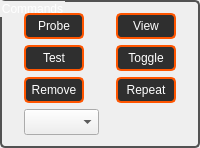
         <widget class="QGroupBox" name="groupBox_7">
          <property name="maximumSize">
           <size>
            <width>250</width>
            <height>200</height>
           </size>
          </property>
          <property name="styleSheet">
           <string notr="true">QGroupBox  {
	color: white;
	border-style: solid;	
	border-width:2px; 
	border-color:	rgb(82,82,82);
	border-radius:5px;
}
</string>
          </property>
          <property name="title">
           <string>Commands</string>
          </property>
          <layout class="QGridLayout" name="gridLayout_15">
           <item row="0" column="1">
            <widget class="QPushButton" name="p29">
             <property name="enabled">
              <bool>true</bool>
             </property>
             <property name="minimumSize">
              <size>
               <width>60</width>
               <height>26</height>
              </size>
             </property>
             <property name="maximumSize">
              <size>
               <width>60</width>
               <height>26</height>
              </size>
             </property>
             <property name="font">
              <font>
               <pointsize>9</pointsize>
              </font>
             </property>
             <property name="styleSheet">
              <string notr="true">QPushButton {
background-color:rgb(47, 47, 47);
color: rgb(255, 255, 255);
border-style: solid;
border-radius:5px;
border-width:2px; 
border-color:rgb(255, 85, 0);
}
QPushButton:hover {
border-width:3px; 
border-color:rgb(255, 115, 30);
}
QPushButton:pressed {
background-color:rgb(255, 115, 30);
border-color: rgb(255, 195, 110);
border-width: 4px;     
}
QPushButton:disabled{
background-color: rgb(255, 149, 62);
color: rgb(83, 83, 83);
border-color:rgb(83, 83, 83);
}

</string>
             </property>
             <property name="text">
              <string>View</string>
             </property>
            </widget>
           </item>
           <item row="1" column="1">
            <widget class="QPushButton" name="p30">
             <property name="enabled">
              <bool>true</bool>
             </property>
             <property name="minimumSize">
              <size>
               <width>60</width>
               <height>26</height>
              </size>
             </property>
             <property name="maximumSize">
              <size>
               <width>60</width>
               <height>26</height>
              </size>
             </property>
             <property name="font">
              <font>
               <pointsize>9</pointsize>
              </font>
             </property>
             <property name="styleSheet">
              <string notr="true">QPushButton {
background-color:rgb(47, 47, 47);
color: rgb(255, 255, 255);
border-style: solid;
border-radius:5px;
border-width:2px; 
border-color:rgb(255, 85, 0);
}
QPushButton:hover {
border-width:3px; 
border-color:rgb(255, 115, 30);
}
QPushButton:pressed {
background-color:rgb(255, 115, 30);
border-color: rgb(255, 195, 110);
border-width: 4px;     
}
QPushButton:disabled{
background-color: rgb(255, 149, 62);
color: rgb(83, 83, 83);
border-color:rgb(83, 83, 83);
}

</string>
             </property>
             <property name="text">
              <string>Toggle</string>
             </property>
            </widget>
           </item>
           <item row="2" column="1">
            <widget class="QPushButton" name="p28">
             <property name="enabled">
              <bool>true</bool>
             </property>
             <property name="minimumSize">
              <size>
               <width>60</width>
               <height>26</height>
              </size>
             </property>
             <property name="maximumSize">
              <size>
               <width>60</width>
               <height>26</height>
              </size>
             </property>
             <property name="font">
              <font>
               <pointsize>9</pointsize>
              </font>
             </property>
             <property name="styleSheet">
              <string notr="true">QPushButton {
background-color:rgb(47, 47, 47);
color: rgb(255, 255, 255);
border-style: solid;
border-radius:5px;
border-width:2px; 
border-color:rgb(255, 85, 0);
}
QPushButton:hover {
border-width:3px; 
border-color:rgb(255, 115, 30);
}
QPushButton:pressed {
background-color:rgb(255, 115, 30);
border-color: rgb(255, 195, 110);
border-width: 4px;     
}
QPushButton:disabled{
background-color: rgb(255, 149, 62);
color: rgb(83, 83, 83);
border-color:rgb(83, 83, 83);
}

</string>
             </property>
             <property name="text">
              <string>Repeat</string>
             </property>
            </widget>
           </item>
           <item row="0" column="0">
            <widget class="QPushButton" name="p27">
             <property name="enabled">
              <bool>true</bool>
             </property>
             <property name="minimumSize">
              <size>
               <width>60</width>
               <height>26</height>
              </size>
             </property>
             <property name="maximumSize">
              <size>
               <width>60</width>
               <height>26</height>
              </size>
             </property>
             <property name="font">
              <font>
               <pointsize>9</pointsize>
              </font>
             </property>
             <property name="styleSheet">
              <string notr="true">QPushButton {
background-color:rgb(47, 47, 47);
color: rgb(255, 255, 255);
border-style: solid;
border-radius:5px;
border-width:2px; 
border-color:rgb(255, 85, 0);
}
QPushButton:hover {
border-width:3px; 
border-color:rgb(255, 115, 30);
}
QPushButton:pressed {
background-color:rgb(255, 115, 30);
border-color: rgb(255, 195, 110);
border-width: 4px;     
}
QPushButton:disabled{
background-color: rgb(255, 149, 62);
color: rgb(83, 83, 83);
border-color:rgb(83, 83, 83);
}

</string>
             </property>
             <property name="text">
              <string>Probe</string>
             </property>
            </widget>
           </item>
           <item row="1" column="0">
            <widget class="QPushButton" name="p31">
             <property name="enabled">
              <bool>true</bool>
             </property>
             <property name="minimumSize">
              <size>
               <width>60</width>
               <height>26</height>
              </size>
             </property>
             <property name="maximumSize">
              <size>
               <width>60</width>
               <height>26</height>
              </size>
             </property>
             <property name="font">
              <font>
               <pointsize>9</pointsize>
              </font>
             </property>
             <property name="styleSheet">
              <string notr="true">QPushButton {
background-color:rgb(47, 47, 47);
color: rgb(255, 255, 255);
border-style: solid;
border-radius:5px;
border-width:2px; 
border-color:rgb(255, 85, 0);
}
QPushButton:hover {
border-width:3px; 
border-color:rgb(255, 115, 30);
}
QPushButton:pressed {
background-color:rgb(255, 115, 30);
border-color: rgb(255, 195, 110);
border-width: 4px;     
}
QPushButton:disabled{
background-color: rgb(255, 149, 62);
color: rgb(83, 83, 83);
border-color:rgb(83, 83, 83);
}

</string>
             </property>
             <property name="text">
              <string>Test</string>
             </property>
            </widget>
           </item>
           <item row="2" column="0">
            <widget class="QPushButton" name="p32">
             <property name="enabled">
              <bool>true</bool>
             </property>
             <property name="minimumSize">
              <size>
               <width>60</width>
               <height>26</height>
              </size>
             </property>
             <property name="maximumSize">
              <size>
               <width>60</width>
               <height>26</height>
              </size>
             </property>
             <property name="font">
              <font>
               <pointsize>9</pointsize>
              </font>
             </property>
             <property name="styleSheet">
              <string notr="true">QPushButton {
background-color:rgb(47, 47, 47);
color: rgb(255, 255, 255);
border-style: solid;
border-radius:5px;
border-width:2px; 
border-color:rgb(255, 85, 0);
}
QPushButton:hover {
border-width:3px; 
border-color:rgb(255, 115, 30);
}
QPushButton:pressed {
background-color:rgb(255, 115, 30);
border-color: rgb(255, 195, 110);
border-width: 4px;     
}
QPushButton:disabled{
background-color: rgb(255, 149, 62);
color: rgb(83, 83, 83);
border-color:rgb(83, 83, 83);
}

</string>
             </property>
             <property name="text">
              <string>Remove</string>
             </property>
            </widget>
           </item>
           <item row="3" column="0">
            <widget class="QComboBox" name="comboBox4">
             <property name="minimumSize">
              <size>
               <width>75</width>
               <height>26</height>
              </size>
             </property>
             <property name="maximumSize">
              <size>
               <width>75</width>
               <height>26</height>
              </size>
             </property>
             <item>
              <property name="text">
               <string/>
              </property>
             </item>
             <item>
              <property name="text">
               <string>Plane</string>
              </property>
             </item>
             <item>
              <property name="text">
               <string>Mesh</string>
              </property>
             </item>
            </widget>
           </item>
          </layout>
         </widget>
